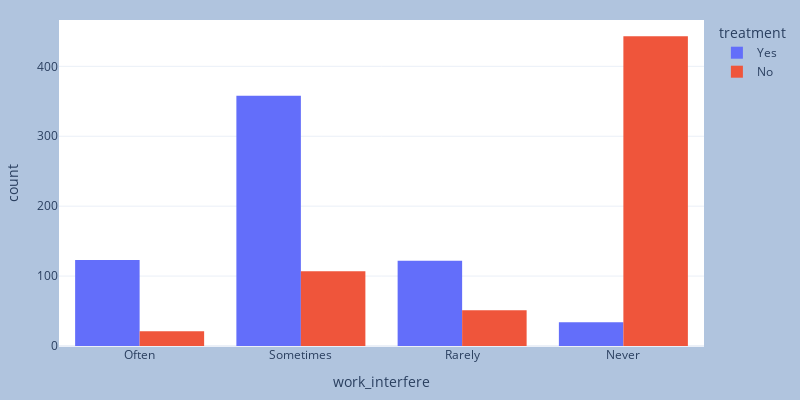

Notebook code cell kept with this figure:
### Code cell
fig = px.histogram(data, x = 'work_interfere',color='treatment',barmode='group', width=800, height=400)
fig.update_layout(
    margin=dict(l=20, r=20, t=20, b=20),
    paper_bgcolor="LightSteelBlue",)

fig.show()

### Figure 1 — Plotly figure (JSON) as saved in the notebook; plotly's stock layout.template omitted (floating-point values rounded to 4 significant figures; data arrays with more than 128 entries replaced by an {"elided": "..."} marker saying what was removed)
{"data": [{"alignmentgroup": "True", "bingroup": "x", "hovertemplate": "treatment=Yes<br>work_interfere=%{x}<br>count=%{y}<extra></extra>", "legendgroup": "Yes", "marker": {"color": "#636efa", "pattern": {"shape": ""}}, "name": "Yes", "offsetgroup": "Yes", "orientation": "v", "showlegend": true, "type": "histogram", "x": {"elided": "637 str values"}, "xaxis": "x", "yaxis": "y"}, {"alignmentgroup": "True", "bingroup": "x", "hovertemplate": "treatment=No<br>work_interfere=%{x}<br>count=%{y}<extra></extra>", "legendgroup": "No", "marker": {"color": "#EF553B", "pattern": {"shape": ""}}, "name": "No", "offsetgroup": "No", "orientation": "v", "showlegend": true, "type": "histogram", "x": {"elided": "622 str values"}, "xaxis": "x", "yaxis": "y"}], "layout": {"barmode": "group", "height": 400, "legend": {"title": {"text": "treatment"}, "tracegroupgap": 0}, "margin": {"b": 20, "l": 20, "r": 20, "t": 20}, "paper_bgcolor": "LightSteelBlue", "width": 800, "xaxis": {"anchor": "y", "domain": [0, 1], "title": {"text": "work_interfere"}}, "yaxis": {"anchor": "x", "domain": [0, 1], "title": {"text": "count"}}}}
